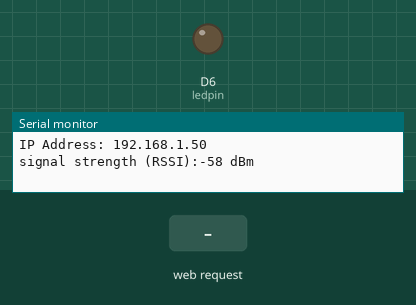
Recording of a program running on a simulated Arduino MKR. Parts: output pins drawn as LEDs (lit = HIGH), the last lines printed to the serial monitor. The test bench sets the inputs (shaded band). WiFi joins after 1.5 s; servers stay silent unless stated.

Above: at 12.7 s.
12.8 s: HTTP request GET /H received
At 13.7 s:
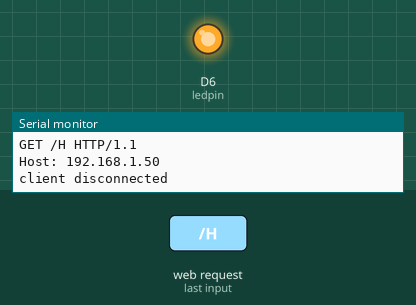
14.3 s: HTTP request GET /L received
At 14.9 s:
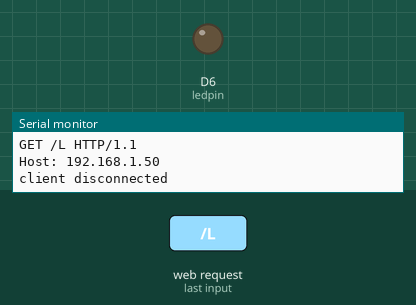
Timing chart, 0 to 17.3 s (numbered marks = the images above; inputs shaded):
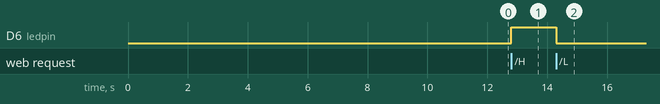

The program:

main.cpp
```cpp
/**WiFi Web Server
 * A simple web server
 * created 13 July 2010 by dlf (Metodo2 srl)
 * modified 31 May 2012 by Tom Igoe
 * modified Jan 2020 by Gary Sims
 * modified 30 March 2020 by team-iot-fkekk (revisit 7 July 2020) again
 */

#include <SPI.h>
#include <WiFi101.h>
//#include <secrets.h>
///////please enter your sensitive data in the Secret tab/arduino_secrets.h
char ssid[] = "SSID";     // your network SSID (name)
char pass[] = "PASSWORD"; // your network password (use for WPA, or use as key for WEP)
int keyIndex = 0;            // your network key Index number (needed only for WEP)

int status = WL_IDLE_STATUS;
int ledpin = 6;
WiFiServer server(80);
void printWiFiStatus();
void setup()
{
  //Initialize serial and wait for port to open:
  Serial.begin(9600);
  pinMode(ledpin, OUTPUT);

  while (!Serial)
  {
    ; // wait for serial port to connect. Needed for native USB port only
  }

  // check for the presence of the shield:
  if (WiFi.status() == WL_NO_SHIELD)
  {
    Serial.println("WiFi shield not present");
    // don't continue:
    while (true)
      ;
  }

  // attempt to connect to WiFi network:
  while (status != WL_CONNECTED)
  {
    Serial.print("Attempting to connect to WiFi network named: ");
    Serial.println(ssid);
    // Connect to WPA/WPA2 network. Change this line if using open or WEP network:
    status = WiFi.begin(ssid, pass);

    // wait 10 seconds for connection:
    delay(10000);
  }
  server.begin();
  // you're connected now, so print out the status:
  printWiFiStatus();
}

void loop()
{
  // listen for incoming clients
  WiFiClient client = server.available();
  if (client)
  {
    Serial.println("new client");
    // an http request ends with a blank line
    String currentLine = ""; // make a String to hold incoming data from the client
    while (client.connected())
    {
      if (client.available())
      {
        char c = client.read();
        Serial.write(c);
        // if you've gotten to the end of the line (received a newline
        // character) and the line is blank, the http request has ended,
        // so you can send a reply
        if (c == '\n')
        { // if the byte is a newline character

          // if the current line is blank, you got two newline characters in a row.
          // that's the end of the client HTTP request, so send a response:
          if (currentLine.length() == 0)
          {
            // HTTP headers always start with a response code (e.g. HTTP/1.1 200 OK)
            // and a content-type so the client knows what's coming, then a blank line:
            client.println("HTTP/1.1 200 OK");
            client.println("Content-type:text/html");
            client.println();

            client.println("<!DOCTYPE HTML>");
            client.println("<html>");
            client.println("<p>Welcome to the world's smallest web server.");
            client.println("<p>Thanks for visiting.");
            // print the received signal strength:
            long rssi = WiFi.RSSI();
            client.println("<p><em>Signal strength (RSSI):");
            client.print(rssi);
            client.println(" dBm</em><br>");

            // the content of the HTTP response follows the header:
            client.println("<p>Click <a href=\"/H\">here</a> turn the LED on pin 6 ON<br>");
            client.println("<p>Click <a href=\"/L\">here</a> turn the LED on pin 6 OFF<br>");

            // The HTTP response ends with another blank line:
            client.println("</html>");
            client.println();
            // break out of the while loop:
            break;
          }
          else
          { // if you got a newline, then clear currentLine:
            currentLine = "";
          }
        }
        else if (c != '\r')
        {                   // if you got anything else but a carriage return character,
          currentLine += c; // add it to the end of the currentLine
        }

        // Check to see if the client request was "GET /H" or "GET /L":
        if (currentLine.endsWith("GET /H"))
        {
          digitalWrite(ledpin, HIGH); // GET /H turns the LED on
        }
        if (currentLine.endsWith("GET /L"))
        {
          digitalWrite(ledpin, LOW); // GET /L turns the LED off
        }
      }
    }
    // give the web browser time to receive the data
    delay(1);

    // close the connection:
    client.stop();
    Serial.println("client disconnected");
  }
}

void printWiFiStatus()
{
  // print your WiFi shield's IP address:
  IPAddress ip = WiFi.localIP();
  Serial.print("IP Address: ");
  Serial.println(ip);

  // print the received signal strength:
  long rssi = WiFi.RSSI();
  Serial.print("signal strength (RSSI):");
  Serial.print(rssi);
  Serial.println(" dBm");
}
```

Measured:
- after the input at 12.8 s, D6 (ledpin): LOW → HIGH at once
- after the input at 14.3 s, D6 (ledpin): HIGH → LOW at once
